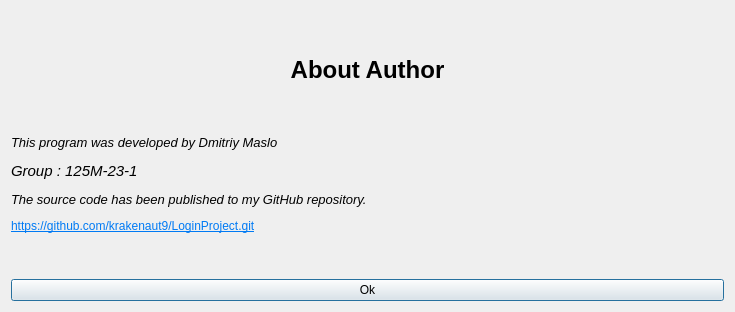
<?xml version="1.0" encoding="UTF-8"?>
<ui version="4.0">
 <class>AboutWindow</class>
 <widget class="QDialog" name="AboutWindow">
  <property name="geometry">
   <rect>
    <x>0</x>
    <y>0</y>
    <width>735</width>
    <height>312</height>
   </rect>
  </property>
  <property name="windowTitle">
   <string>About Author</string>
  </property>
  <layout class="QVBoxLayout" name="verticalLayout">
   <item>
    <widget class="QLabel" name="titleLabel">
     <property name="text">
      <string>&lt;html&gt;&lt;head/&gt;&lt;body&gt;&lt;p align=&quot;center&quot;&gt;&lt;span style=&quot; font-size:18pt; font-weight:700;&quot;&gt;About Author&lt;/span&gt;&lt;/p&gt;&lt;/body&gt;&lt;/html&gt;</string>
     </property>
     <property name="textFormat">
      <enum>Qt::AutoText</enum>
     </property>
     <property name="alignment">
      <set>Qt::AlignCenter</set>
     </property>
     <property name="wordWrap">
      <bool>false</bool>
     </property>
    </widget>
   </item>
   <item>
    <widget class="QLabel" name="textLabel">
     <property name="text">
      <string>&lt;html&gt;&lt;head/&gt;&lt;body&gt;&lt;p&gt;&lt;span style=&quot; font-size:10pt; font-style:italic; color:#000000;&quot;&gt;This program was developed by Dmitriy Maslo&lt;/span&gt;&lt;/p&gt;&lt;p&gt;&lt;span style=&quot; font-family:'Courier New'; font-size:11pt; font-style:italic; color:#000000;&quot;&gt;Group : 125M-23-1&lt;/span&gt;&lt;/p&gt;&lt;p&gt;&lt;span style=&quot; font-size:10pt; font-style:italic; color:#000000;&quot;&gt;The source code has been published to my GitHub repository.&lt;/span&gt;&lt;/p&gt;&lt;p&gt;&lt;a href=&quot;https://github.com/krakenaut9/LoginProject.git&quot;&gt;&lt;span style=&quot; text-decoration: underline; color:#007af4;&quot;&gt;https://github.com/krakenaut9/LoginProject.git&lt;/span&gt;&lt;/a&gt;&lt;/p&gt;&lt;p&gt;&lt;br/&gt;&lt;/p&gt;&lt;/body&gt;&lt;/html&gt;</string>
     </property>
    </widget>
   </item>
   <item>
    <widget class="QPushButton" name="exitButton">
     <property name="text">
      <string>Ok</string>
     </property>
    </widget>
   </item>
  </layout>
 </widget>
 <resources/>
 <connections>
  <connection>
   <sender>exitButton</sender>
   <signal>clicked()</signal>
   <receiver>AboutWindow</receiver>
   <slot>accept()</slot>
   <hints>
    <hint type="sourcelabel">
     <x>262</x>
     <y>273</y>
    </hint>
    <hint type="destinationlabel">
     <x>390</x>
     <y>294</y>
    </hint>
   </hints>
  </connection>
 </connections>
</ui>
